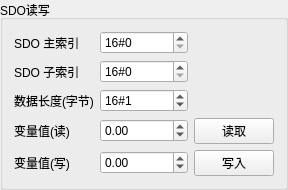
        <widget class="QGroupBox" name="groupBox_18">
         <property name="title">
          <string>SDO读写</string>
         </property>
         <layout class="QGridLayout" name="gridLayout_17">
          <item row="1" column="0">
           <widget class="QLabel" name="lbHomeStatus_59">
            <property name="text">
             <string>SDO 子索引</string>
            </property>
           </widget>
          </item>
          <item row="4" column="0">
           <widget class="QLabel" name="label_12">
            <property name="sizePolicy">
             <sizepolicy hsizetype="Preferred" vsizetype="Preferred">
              <horstretch>0</horstretch>
              <verstretch>0</verstretch>
             </sizepolicy>
            </property>
            <property name="text">
             <string>变量值(写)</string>
            </property>
           </widget>
          </item>
          <item row="4" column="2">
           <widget class="QPushButton" name="btSdoWrite">
            <property name="text">
             <string>写入</string>
            </property>
           </widget>
          </item>
          <item row="3" column="0">
           <widget class="QLabel" name="label_11">
            <property name="sizePolicy">
             <sizepolicy hsizetype="Preferred" vsizetype="Preferred">
              <horstretch>0</horstretch>
              <verstretch>0</verstretch>
             </sizepolicy>
            </property>
            <property name="text">
             <string>变量值(读)</string>
            </property>
           </widget>
          </item>
          <item row="1" column="1">
           <widget class="QSpinBox" name="txSdoSubIndex">
            <property name="prefix">
             <string>16#</string>
            </property>
            <property name="minimum">
             <number>0</number>
            </property>
            <property name="maximum">
             <number>32767</number>
            </property>
            <property name="displayIntegerBase">
             <number>16</number>
            </property>
           </widget>
          </item>
          <item row="0" column="1">
           <widget class="QSpinBox" name="txSdoIndex">
            <property name="suffix">
             <string/>
            </property>
            <property name="prefix">
             <string>16#</string>
            </property>
            <property name="minimum">
             <number>0</number>
            </property>
            <property name="maximum">
             <number>32767</number>
            </property>
            <property name="displayIntegerBase">
             <number>16</number>
            </property>
           </widget>
          </item>
          <item row="0" column="0">
           <widget class="QLabel" name="lbHomeStatus_55">
            <property name="text">
             <string>SDO 主索引</string>
            </property>
           </widget>
          </item>
          <item row="3" column="2">
           <widget class="QPushButton" name="btSdoRead">
            <property name="text">
             <string>读取</string>
            </property>
           </widget>
          </item>
          <item row="2" column="0">
           <widget class="QLabel" name="label_15">
            <property name="text">
             <string>数据长度(字节)</string>
            </property>
           </widget>
          </item>
          <item row="2" column="1">
           <widget class="QSpinBox" name="txSdoDataLen">
            <property name="prefix">
             <string>16#</string>
            </property>
            <property name="minimum">
             <number>0</number>
            </property>
            <property name="maximum">
             <number>32767</number>
            </property>
            <property name="value">
             <number>1</number>
            </property>
            <property name="displayIntegerBase">
             <number>16</number>
            </property>
           </widget>
          </item>
          <item row="3" column="1">
           <widget class="QDoubleSpinBox" name="txSdoReadValue">
            <property name="readOnly">
             <bool>false</bool>
            </property>
            <property name="decimals">
             <number>2</number>
            </property>
            <property name="minimum">
             <double>-999999.000000000000000</double>
            </property>
            <property name="maximum">
             <double>999999.989999999990687</double>
            </property>
            <property name="value">
             <double>0.000000000000000</double>
            </property>
           </widget>
          </item>
          <item row="4" column="1">
           <widget class="QDoubleSpinBox" name="txSdoWriteValue">
            <property name="readOnly">
             <bool>false</bool>
            </property>
            <property name="decimals">
             <number>2</number>
            </property>
            <property name="minimum">
             <double>-999999.000000000000000</double>
            </property>
            <property name="maximum">
             <double>999999.989999999990687</double>
            </property>
            <property name="value">
             <double>0.000000000000000</double>
            </property>
           </widget>
          </item>
         </layout>
        </widget>
